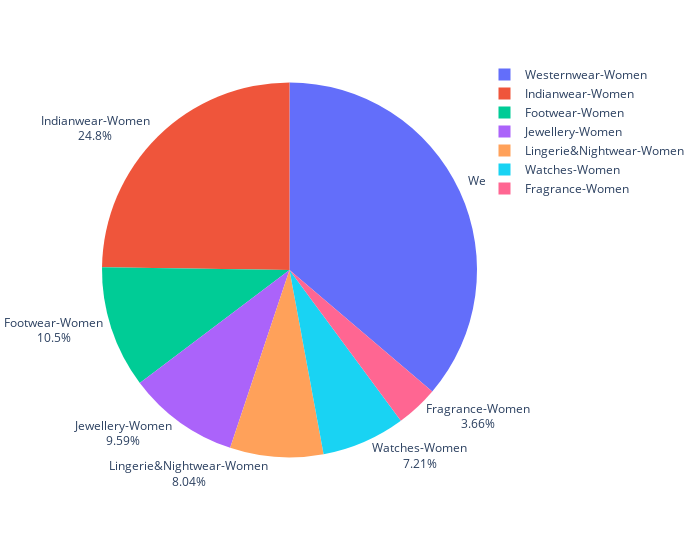

The code cell stored with this chart in its notebook:
### Code cell
#using Plotly 
fig=px.pie(df_plot, values = 'count', names = df_plot.index)
fig.update_layout(width = 700)
fig.update_traces(textposition='outside', textinfo='percent+label')
fig.show()

### Figure 1 — Plotly figure (JSON) as saved in the notebook; plotly's stock layout.template omitted (floating-point values rounded to 4 significant figures)
{"data": [{"domain": {"x": [0, 1], "y": [0, 1]}, "hovertemplate": "Category=%{label}<br>count=%{value}<extra></extra>", "labels": ["Westernwear-Women", "Indianwear-Women", "Footwear-Women", "Jewellery-Women", "Lingerie&Nightwear-Women", "Watches-Women", "Fragrance-Women"], "legendgroup": "", "name": "", "showlegend": true, "textinfo": "percent+label", "textposition": "outside", "type": "pie", "values": [1654, 1131, 480, 438, 367, 329, 167]}], "layout": {"legend": {"tracegroupgap": 0}, "margin": {"t": 60}, "width": 700}}
